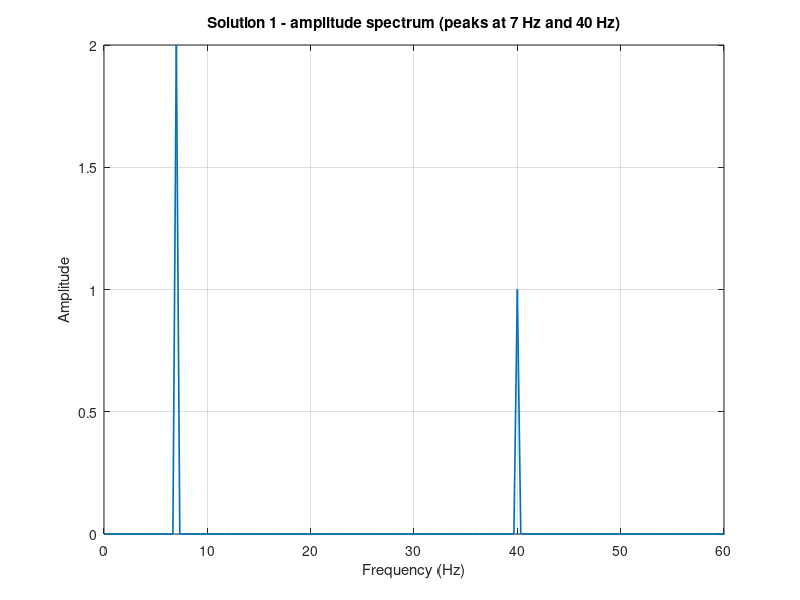

Reproduce this figure in MATLAB.
%% SOLUTION 1 - Build an amplitude spectrum from scratch
clear; clc; close all;

Fs  = 200;
t   = (0:1/Fs:3-1/Fs)';
x   = 2.0*sin(2*pi*7*t) + 1.0*sin(2*pi*40*t);
N   = length(x);

% 1. FFT
Y = fft(x);

% 2. two-sided magnitude scaled by N
P2 = abs(Y/N);

% 3. single-sided, double the interior bins
P1 = P2(1:N/2+1);
P1(2:end-1) = 2*P1(2:end-1);

% 4. frequency axis
f = (0:N/2)'*(Fs/N);

% 5. plot
figure;
plot(f, P1, 'LineWidth', 1.2); grid on; xlim([0 60]);
xlabel('Frequency (Hz)'); ylabel('Amplitude');
title('Solution 1 - amplitude spectrum (peaks at 7 Hz and 40 Hz)');

% Quick numeric check of peak heights
[~,i7]  = min(abs(f-7));   fprintf('Amplitude at 7 Hz  = %.2f (expected ~2.0)\n', P1(i7));
[~,i40] = min(abs(f-40));  fprintf('Amplitude at 40 Hz = %.2f (expected ~1.0)\n', P1(i40));
